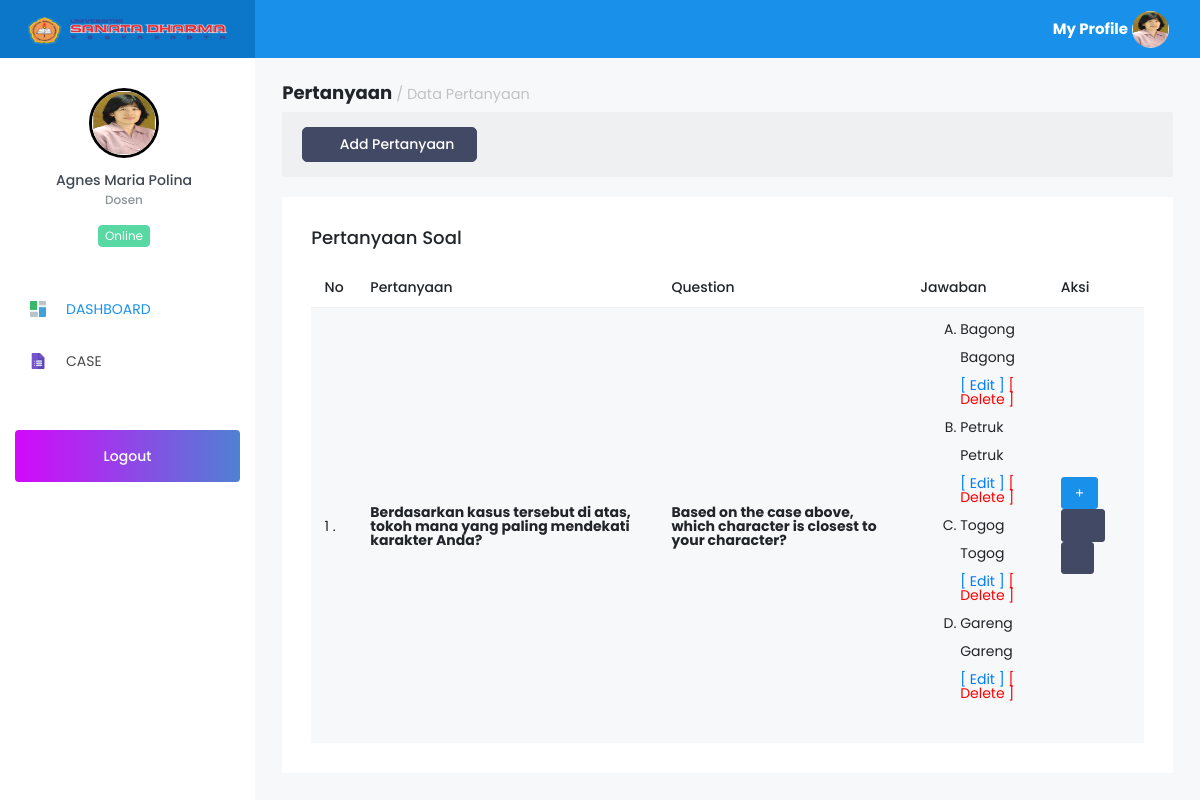
The page /learning/dosen/index.php?page=case&act=soal&id=1 (signed in) on the database its author committed.
### tables this page shows
CREATE TABLE `users` (
  `id` int(11) NOT NULL,
  `username` varchar(100) NOT NULL,
  `password` varchar(128) NOT NULL,
  `nik` varchar(11) NOT NULL,
  `nama` varchar(100) NOT NULL,
  `email` varchar(100) NOT NULL,
  `image` varchar(200) NOT NULL,
  `level` int(11) NOT NULL
);

CREATE TABLE `questions` (
  `id` int(11) NOT NULL,
  `id_case` int(11) NOT NULL,
  `video` varchar(100) NOT NULL,
  `video_en` varchar(100) NOT NULL,
  `image` varchar(100) NOT NULL,
  `image_en` varchar(100) NOT NULL,
  `content_ind` varchar(5000) NOT NULL,
  `content_en` varchar(5000) NOT NULL,
  `question_ind` varchar(1000) NOT NULL,
  `question_en` varchar(1000) NOT NULL
);

CREATE TABLE `answers` (
  `id` int(11) NOT NULL,
  `id_question` int(11) NOT NULL,
  `option_ind` varchar(100) NOT NULL,
  `option_en` varchar(100) NOT NULL,
  `video` varchar(100) NOT NULL,
  `video_en` varchar(100) NOT NULL,
  `image` varchar(100) NOT NULL,
  `image_en` varchar(100) NOT NULL,
  `content_ind` varchar(5000) NOT NULL,
  `content_en` varchar(5000) NOT NULL
);

### learning/dosen/modul/case/soal.php (the view, shortened to what this page needs)
<div class="content-wrapper">
	<h4>
	<b>Pertanyaan </b>
	<small class="text-muted">/
	Data Pertanyaan
	</small>
	</h4>
	<div class="row purchace-popup">
        <div class="col-md-12">
            <span class="d-flex alifn-items-center">
				<a href="?page=case&act=soaladd&id=<?=$_GET[id]; ?>" class="btn btn-dark"> <i class="fa fa-plus text-white"></i> Add Pertanyaan</a>
            </span>
        </div>
    </div>
	<div class="row">
		<div class="col-md-12 col-xs-12">
			<div class="card">
				<div class="card-body">
					<h4 class="card-title">Pertanyaan Soal</h4>
					<div class="table-responsive">
						<table class='table table-striped'>
							<thead>
								<tr>
									<th width="10">No</th>
									<th>Pertanyaan</th>
									<th>Question</th>
									<th>Jawaban</th>
									<th>Aksi</th>
								</tr>
							</thead>
							<tbody>
							<?php
								$nomor = 1;
								$tampil_pertanyaan = mysqli_query($con, "SELECT * FROM questions WHERE id_case='$_GET[id]' ORDER BY id ASC");
								while($r=mysqli_fetch_array($tampil_pertanyaan)){ ?>
								<tr>
									<td><?=$nomor++; ?> .</td>
									<td><b><?=$r['question_ind']; ?></b></td>
									<td><b><?=$r['question_en']; ?></b></td>
									<td>
								<ol type='A'>
								<?php
									$tampil_jawaban = mysqli_query($con, "SELECT * FROM answers WHERE id_question='$r[id]' ORDER BY id ASC");
									foreach ($tampil_jawaban as $d){
										?>
										<li>
										<?=$d['option_ind'] ?><br>
										<br>
										<?=$d['option_en'] ?><br>
										<br>
										<a href='?page=case&act=jawabanedit&id=<?=$d['id'] ?>&id_case=<?=$_GET[id] ?>'>[ Edit ]</a>
										<a href='?page=case&act=jawabandel&id=<?=$d['id'] ?>&id_case=<?=$_GET[id] ?>' style='color:red;'>[ Delete ]</a>
										<br>
										</li>
										<?php
									}
								?>
								</ol>
								</td>
									<td>
										<a href="?page=case&act=jawabanadd&id_question=<?=$r['id']; ?>&id_case=<?=$_GET[id] ?>" class="btn btn-primary btn-sm text-white">+</a>
										<a href="?page=case&act=soaledit&id=<?=$r['id']; ?>&id_case=<?=$_GET[id] ?>"class='btn btn-dark btn-sm'><i class='fa fa-pencil'></i></a>
										<a href="?page=case&act=soaldel&id=<?=$r['id']; ?>&id_case=<?=$_GET[id] ?>" class='btn btn-dark btn-sm text-danger'><i class='fa fa-trash'></i></a>
									</td>
								</tr>
								<?php
								}
							?>
							</tbody>
						</table>
					</div>
				</div>
			</div>
		</div>
	</div>
</div>

### learning/dosen/index.php (shortened to what this page needs)
<?php
include '../config/db.php';
if (@$_SESSION['Dosen']) {
?>
<?php
if (@$_SESSION['Dosen']) {
$sesi = @$_SESSION['Dosen'];
}
$sql = mysqli_query($con,"SELECT * FROM users WHERE id = '$sesi'") or die(mysqli_error($con));
$data = mysqli_fetch_array($sql);
?>
<!DOCTYPE html>
<html lang="en">
<head>
	<link rel="stylesheet" href="../vendor/node_modules/mdi/css/materialdesignicons.min.css">
	<link rel="stylesheet" href="../vendor/node_modules/simple-line-icons/css/simple-line-icons.css">
	<link rel="stylesheet" href="../vendor/node_modules/font-awesome/css/font-awesome.min.css" />
	<link rel="stylesheet" href="../vendor/css/style.css">
	<link href="../vendor/sweetalert/sweetalert.css" rel="stylesheet" />
	<link rel="stylesheet" type="text/css" href="../vendor/css/jquery.dataTables.css">
</head>
<body>
<div class="container-scroller">
    <nav class="navbar col-lg-12 col-12 p-0 fixed-top d-flex flex-row">
		<div class="text-center navbar-brand-wrapper d-flex align-items-top justify-content-center" style="background-color: #0c77c8;">
			<a class="navbar-brand brand-logo" href="index.php" style="font-family:Aegyptus;font-size: 30px;text-decoration: none;">
				<img src="../vendor/images/favicon.png" alt="logo" style="width: 200px;">
			</a>
		</div>
		<div class="navbar-menu-wrapper d-flex align-items-center" style="background-color: #1991eb;">
			<ul class="navbar-nav navbar-nav-right" style="border-top-left-radius:50px;color: black;border-bottom-left-radius:50px;color: #fff; ">
				<li class="nav-item d-none d-lg-block">
					<a class="nav-link" href="index.php?page=setting&act=user">
						<b>My Profile</b>
						<img class="img-xs rounded-circle" src="../vendor/images/img_Users/<?php if($data['image']){echo $data['image'];} else {echo 'usd.png';}?>" alt="">
					</a>
				</li>
			</ul>
		</div>
    </nav>
    <div class="container-fluid page-body-wrapper">
		<nav class="sidebar sidebar-offcanvas" id="sidebar">
			<ul class="nav">
				<li class="nav-item nav-profile">
					<div class="nav-link">
						<div class="profile-image"> <img src="../vendor/images/img_Users/<?php if($data['image']){echo $data['image'];} else {echo 'usd.png';}?>" alt="image" style="border:3px solid black;"/> <span class="online-status online"></span> </div>
						<div class="profile-name">
							<p class="name"><?=$data['nama']; ?></p>
							<p class="designation">Dosen</p>
							<div class="badge badge-teal mx-auto mt-3">Online</div>
						</div>
					</div>
				</li>
				<li class="nav-item">
					<a class="nav-link" href="index.php"><img class="menu-icon" src="../vendor/images/menu_icons/01.png" alt="menu icon"><span class="menu-title">DASHBOARD</span></a>
				</li>
				<li class="nav-item">
					<a class="nav-link" href="?page=case"><img class="menu-icon" src="../vendor/images/menu_icons/04.png" alt="menu icon"><span class="menu-title">CASE</span></a>
				</li>
				<li class="nav-item purchase-button">
					<a class="nav-link" href="logout.php">
					Logout</a>
				</li>
			</ul>
		</nav>
      <div class="main-panel">
                <?php
                $page = @$_GET['page'];
                $act = @$_GET['act'];
                if ($page=='perangkat') {
                  if ($act=='') {
                    include 'modul/perangkat/data_perangkat.php';
                  }elseif ($act=='add') {
                    include 'modul/perangkat/add_perangkat.php';
                  }elseif ($act=='edit') {
                    include 'modul/perangkat/edit_perangkat.php';
                  }elseif ($act=='del') {
                    include 'modul/perangkat/del_perangkat.php';
                  }elseif ($act=='view') {
                    include 'modul/perangkat/view.php';
                  }
                }elseif ($page=='case') {
                  if ($act=='') {
                    include 'modul/case/data_case.php';
                  }elseif ($act=='proses') {
                    include 'modul/case/proses.php';
                  }elseif ($act=='add') {
                    include 'modul/case/add_case.php';
                  }elseif ($act=='addkelas') {
                    include 'modul/case/add_kelas.php';
                  }elseif ($act=='soal') {
                    include 'modul/case/soal.php';
                  }elseif ($act=='soaladd') {
                    include 'modul/case/add_soal.php';
                  }elseif ($act=='jawabanadd') {
                    include 'modul/case/add_jawaban.php';
                  }elseif ($act=='ulasanadd') {
                    include 'modul/case/add_ulasan.php';
                  }elseif ($act=='soaledit') {
                    include 'modul/case/edit_soal.php';
                  }elseif ($act=='jawabanedit') {
                    include 'modul/case/edit_jawaban.php';
				  }elseif ($act=='casedel') {
                    include 'modul/case/del_case.php';
                  }elseif ($act=='soaldel') {
                    include 'modul/case/del_soal.php';
				  }elseif ($act=='jawabandel') {
                    include 'modul/case/del_jawaban.php';
				  }elseif ($act=='upSoal') {
                    include 'modul/case/upload.php';
                  }elseif ($act=='addessay') {
                    include 'modul/case/add_essay.php';
                  }elseif ($act=='active') {
                    include 'modul/case/active.php';
                  }elseif ($act=='close') {
                    include 'modul/case/close.php';
                  }elseif ($act=='caseedit') {
                    include 'modul/case/edit_case.php';
                  }elseif ($act=='visitors') {
					include 'modul/case/visitors.php';
				}
                }elseif ($page=='nilai') {
                  if ($act=='') {
                    include 'modul/nilai/data_nilai.php';
                  }elseif ($act=='view') {
                    include 'modul/nilai/view_nilaikelas.php';
                  }
                }elseif ($page=='profil') {
                  if ($act=='') {
                    include 'modul/profil/data_profil.php';
                  }
                }elseif ($page=='chat') {
                  if ($act=='del') {
                   include 'modul/chat/del.php';
                  }
                }elseif ($page=='setting') {
					if ($act=='') {
					include 'modul/setting/setting.php';
				 }elseif ($act=='user') {
					include 'modul/setting/setting_user.php';
				 }
				}elseif ($page=='proses') {
                 include 'modul/models.php';
                }elseif ($page=='') {
                 include 'Home.php';
                }else{
                  echo "<b>4014!</b> Tidak ada halaman !";
                }
                 ?>
      </div>
    </div>
</div>
</body>
</html>
<?php
} else{
	include 'modul/500.html';
}

### rows shown on the page
users: image (picture), nama "Agnes Maria Polina"
questions: question_ind "Berdasarkan kasus tersebut di atas, tokoh mana yang paling mendekati karakter Anda?", question_en "Based on the case above, which character is closest to your character?"
answers: option_ind "Bagong", option_en "Bagong"
answers: option_ind "Petruk", option_en "Petruk"
answers: option_ind "Togog", option_en "Togog"
answers: option_ind "Gareng", option_en "Gareng"
